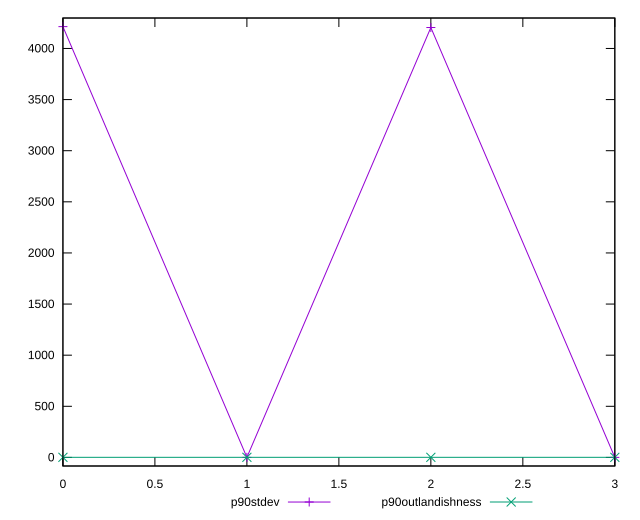

Here is the gnuplot script that generated this plot:
reset

$p90Stdev <<EOF
0 4213.539127158991
1 0.5458154738212548
2 4204.762582387959
3 0.3529927664475971
EOF

$p90Outlandishness <<EOF
0 0.9999267148277358
1 1.0000111394458278
2 0.9996581016267553
3 1.0000036031062358
EOF

set key outside below
set xrange [0:3]
set yrange [-83.91072992140326:4297.802849846841]
set trange [-83.91072992140326:4297.802849846841]
set terminal svg size 640, 520 enhanced background rgb 'white'
set output "reports/report_00033_2021-03-01T14-23-16.841Z/uses-long-cache-ttl/progression/stddev.svg"

plot $p90Stdev title "p90stdev" with linespoints, \
     $p90Outlandishness title "p90outlandishness" with linespoints

reset
